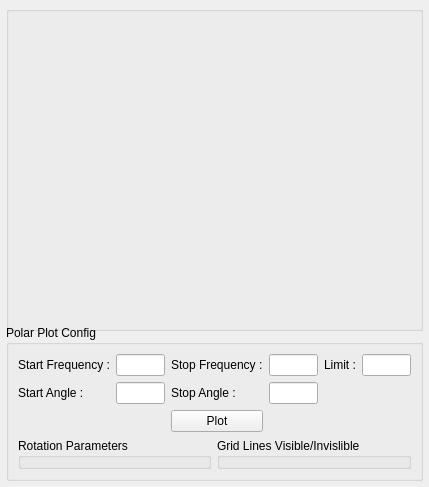
<?xml version="1.0" encoding="UTF-8"?>
<ui version="4.0">
 <class>dp_rwr_polarplot_power_vs_doa</class>
 <widget class="QWidget" name="dp_rwr_polarplot_power_vs_doa">
  <property name="geometry">
   <rect>
    <x>0</x>
    <y>0</y>
    <width>429</width>
    <height>487</height>
   </rect>
  </property>
  <property name="minimumSize">
   <size>
    <width>325</width>
    <height>325</height>
   </size>
  </property>
  <property name="windowTitle">
   <string>Form</string>
  </property>
  <layout class="QGridLayout" name="gridLayout_5">
   <property name="leftMargin">
    <number>6</number>
   </property>
   <property name="topMargin">
    <number>6</number>
   </property>
   <property name="rightMargin">
    <number>6</number>
   </property>
   <property name="bottomMargin">
    <number>6</number>
   </property>
   <item row="0" column="0">
    <widget class="QGroupBox" name="obj_grp_bx_PolarDispArea">
     <property name="minimumSize">
      <size>
       <width>325</width>
       <height>325</height>
      </size>
     </property>
     <property name="maximumSize">
      <size>
       <width>16777215</width>
       <height>16777215</height>
      </size>
     </property>
     <property name="accessibleName">
      <string>gb_display</string>
     </property>
     <property name="title">
      <string/>
     </property>
     <property name="flat">
      <bool>false</bool>
     </property>
    </widget>
   </item>
   <item row="1" column="0">
    <widget class="QGroupBox" name="obj_grp_bx_PolarPlotConfig">
     <property name="title">
      <string>Polar Plot Config</string>
     </property>
     <layout class="QGridLayout" name="gridLayout_4">
      <item row="0" column="0" colspan="2">
       <layout class="QGridLayout" name="gridLayout">
        <item row="1" column="0">
         <widget class="QLabel" name="obj_lbl_StartAngle">
          <property name="text">
           <string>Start Angle :</string>
          </property>
         </widget>
        </item>
        <item row="0" column="5">
         <widget class="QLabel" name="obj_lbl_Limit">
          <property name="text">
           <string>Limit :</string>
          </property>
         </widget>
        </item>
        <item row="1" column="1">
         <widget class="QLineEdit" name="obj_ln_edt_StartAngle"/>
        </item>
        <item row="0" column="0">
         <widget class="QLabel" name="obj_lbl_StartFreq">
          <property name="text">
           <string>Start Frequency :</string>
          </property>
         </widget>
        </item>
        <item row="1" column="4">
         <widget class="QLineEdit" name="obj_ln_edt_StopAngle"/>
        </item>
        <item row="0" column="4">
         <widget class="QLineEdit" name="obj_ln_edt_StopFreq"/>
        </item>
        <item row="1" column="3">
         <widget class="QLabel" name="obj_lbl_StopAngle">
          <property name="text">
           <string>Stop Angle : </string>
          </property>
         </widget>
        </item>
        <item row="0" column="6">
         <widget class="QLineEdit" name="obj_ln_edt_Limit"/>
        </item>
        <item row="0" column="1">
         <widget class="QLineEdit" name="obj_ln_edt_StartFreq"/>
        </item>
        <item row="0" column="3">
         <widget class="QLabel" name="obj_lbl_StopFreq">
          <property name="text">
           <string>Stop Frequency :</string>
          </property>
         </widget>
        </item>
        <item row="2" column="3">
         <widget class="QPushButton" name="obj_psh_btn_PlotSymbol">
          <property name="text">
           <string>Plot</string>
          </property>
         </widget>
        </item>
       </layout>
      </item>
      <item row="1" column="0">
       <widget class="QGroupBox" name="obj_grp_bx_RotationParam">
        <property name="title">
         <string>Rotation Parameters</string>
        </property>
        <widget class="QWidget" name="layoutWidget_3">
         <property name="geometry">
          <rect>
           <x>20</x>
           <y>20</y>
           <width>269</width>
           <height>51</height>
          </rect>
         </property>
         <layout class="QGridLayout" name="gridLayout_2">
          <item row="0" column="1">
           <widget class="QLineEdit" name="obj_ln_edt_Angle"/>
          </item>
          <item row="0" column="2">
           <widget class="QLabel" name="label_2">
            <property name="text">
             <string>o</string>
            </property>
           </widget>
          </item>
          <item row="0" column="0">
           <widget class="QLabel" name="obj_lbl_Degree">
            <property name="text">
             <string>Degree :</string>
            </property>
           </widget>
          </item>
          <item row="0" column="3">
           <widget class="QPushButton" name="obj_psh_btn_StartRotation">
            <property name="text">
             <string>Start</string>
            </property>
           </widget>
          </item>
         </layout>
        </widget>
       </widget>
      </item>
      <item row="1" column="1">
       <widget class="QGroupBox" name="obj_grp_bx_GridLineParam">
        <property name="title">
         <string>Grid Lines Visible/Invislible</string>
        </property>
        <widget class="QWidget" name="layoutWidget">
         <property name="geometry">
          <rect>
           <x>20</x>
           <y>20</y>
           <width>181</width>
           <height>42</height>
          </rect>
         </property>
         <layout class="QGridLayout" name="gridLayout_3">
          <item row="0" column="2">
           <widget class="QRadioButton" name="obj_rd_btn_GridLinesInVisible">
            <property name="text">
             <string>Invisible</string>
            </property>
           </widget>
          </item>
          <item row="0" column="0">
           <widget class="QLabel" name="obj_lbl_GridLines">
            <property name="text">
             <string>Grid Lines :</string>
            </property>
           </widget>
          </item>
          <item row="0" column="1">
           <widget class="QRadioButton" name="obj_rd_btn_GridLinesVisible">
            <property name="text">
             <string>Visible</string>
            </property>
           </widget>
          </item>
         </layout>
        </widget>
       </widget>
      </item>
     </layout>
    </widget>
   </item>
  </layout>
 </widget>
 <resources/>
 <connections/>
</ui>
